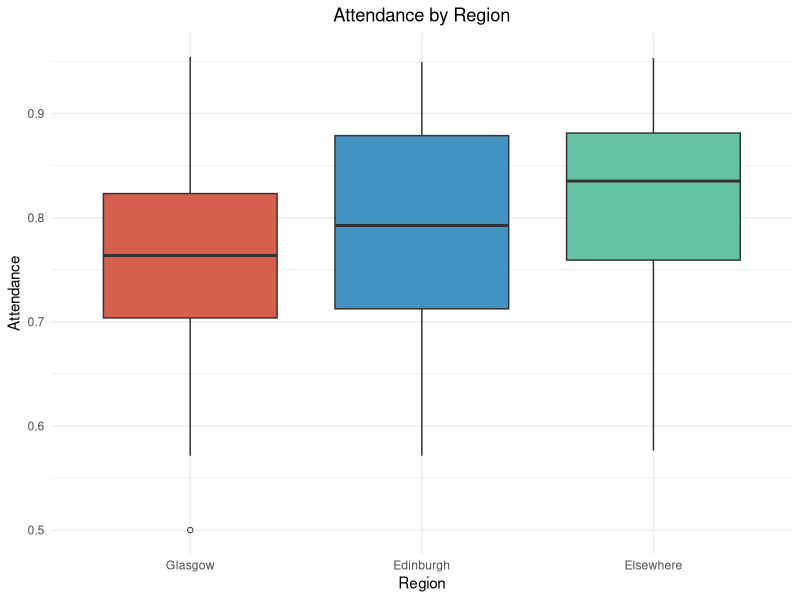
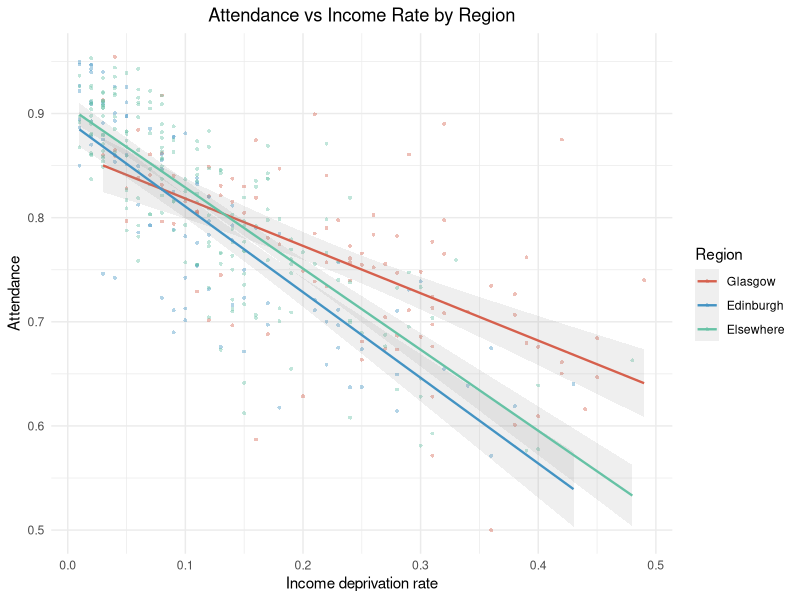

The R source for these figures, in order:
## ---- chunk 1
knitr::opts_chunk$set(echo = FALSE, message = FALSE, warning = FALSE)
dat <- read.csv("scottishData.csv")
library(ggplot2)
library(dplyr)
library(broom)

# Create region variable
dat$Region <- ifelse(dat$Council_area == "Glasgow City", "Glasgow",
              ifelse(dat$Council_area == "City of Edinburgh", "Edinburgh", "Elsewhere"))
dat$Region <- factor(dat$Region, levels = c("Glasgow", "Edinburgh", "Elsewhere"))

# Unified colour palette
col_gla  <- "#D6604D"
col_edi  <- "#4393C3"
col_else <- "#66C2A5"
col_point <- "#525252"
## ---- chunk 2

ggplot(dat, aes(x = Region, y = Attendance, fill = Region)) +
  geom_boxplot(outlier.shape = 1, outlier.size = 1.5) +
  scale_fill_manual(values = c("Glasgow" = col_gla, "Edinburgh" = col_edi, "Elsewhere" = col_else)) +
  labs(x = "Region", y = "Attendance",
       title = "Attendance by Region") +
  theme_minimal() +
  theme(plot.title = element_text(hjust = 0.5), legend.position = "none")
## ---- chunk 3

# Summary statistics by region
region_stats <- dat %>%
  group_by(Region) %>%
  summarise(N = n(),
            Mean = round(mean(Attendance, na.rm = TRUE), 4),
            SD   = round(sd(Attendance, na.rm = TRUE), 4),
            .groups = "drop")

knitr::kable(region_stats,
             caption = "Descriptive statistics of Attendance by region.",
             align = "c")

# One-way ANOVA
aov_result <- aov(Attendance ~ Region, data = dat)
aov_summary <- summary(aov_result)
f_stat <- round(aov_summary[[1]]$`F value`[1], 2)
p_aov  <- aov_summary[[1]]$`Pr(>F)`[1]
## ---- chunk 4

# Pearson correlations by region
cor_by_region <- sapply(split(dat, dat$Region), function(x)
  round(cor(x$Attendance, x$Income_rate, method = "pearson"), 3))

cor_results <- data.frame(
  Region = names(cor_by_region),
  Pearson_r = as.numeric(cor_by_region)
)

knitr::kable(cor_results,
             caption = "Pearson correlation between Income\\_rate and Attendance by region.",
             align = "c")
## ---- chunk 5

# Fit separate models
region_data <- split(dat, dat$Region)
models <- lapply(region_data, function(x) lm(Attendance ~ Income_rate, data = x))

intercepts <- sapply(models, function(m) coef(m)[1])
slopes     <- sapply(models, function(m) coef(m)[2])
r_sq       <- sapply(models, function(m) summary(m)$r.squared)

reg_results <- data.frame(
  Region    = names(models),
  Intercept = round(intercepts, 3),
  Slope     = round(slopes, 3),
  R_squared = round(r_sq, 3)
)

knitr::kable(reg_results,
             caption = "Regional regression models: Attendance $\\sim$ Income\\_rate.",
             align = "c",
             col.names = c("Region", "$\\hat{\\beta}_0$", "$\\hat{\\beta}_1$", "$R^2$"))
## ---- chunk 6

ggplot(dat, aes(x = Income_rate, y = Attendance, colour = Region)) +
  geom_point(shape = 16, size = 1, alpha = 0.4) +
  geom_smooth(method = "lm", se = TRUE, linewidth = 0.8, alpha = 0.15) +
  scale_colour_manual(values = c("Glasgow" = col_gla, "Edinburgh" = col_edi, "Elsewhere" = col_else)) +
  labs(x = "Income deprivation rate", y = "Attendance",
       title = "Attendance vs Income Rate by Region") +
  theme_minimal() +
  theme(plot.title = element_text(hjust = 0.5))
## ---- chunk 7

# Interaction model
int_model <- lm(Attendance ~ Income_rate * Region, data = dat)

knitr::kable(tidy(int_model), digits = 4,
             caption = "Interaction model: Attendance $\\sim$ Income\\_rate $\\times$ Region.")

# ANOVA comparing additive vs interaction model
add_model <- lm(Attendance ~ Income_rate + Region, data = dat)
anova_int <- anova(add_model, int_model)
f_int <- round(anova_int$F[2], 3)
p_int <- anova_int$`Pr(>F)`[2]
r2_int <- round(summary(int_model)$r.squared, 4)
